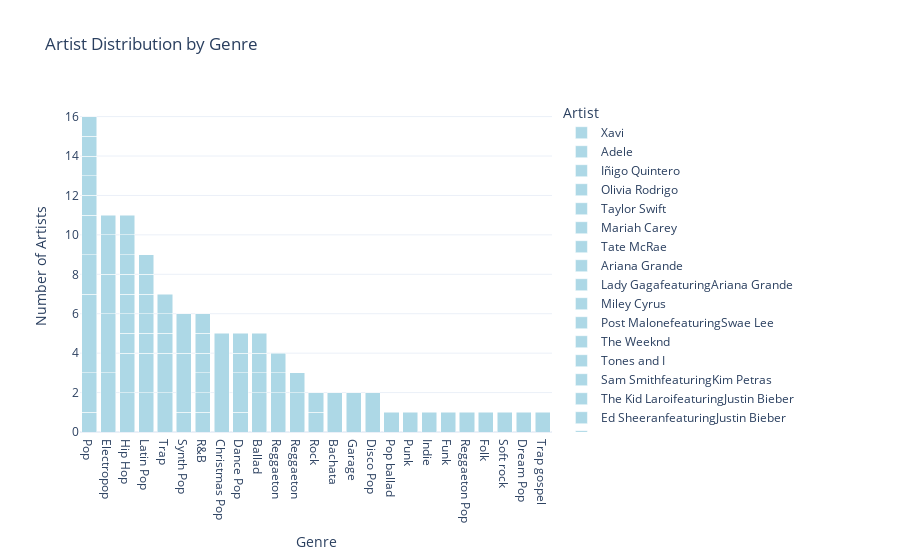

Write notebook code for a chart like this one.
### Code cell
# Calculate counts dynamically for each genre-artist pair
counts = Number_one.groupby(['Genre', 'Artist']).size().reset_index(name='Count')

# Calculate total count of artists for each genre
total_artists = counts.groupby('Genre')['Count'].sum().reset_index(name='Total_Artists')

# Sort the bars within each genre by the count of artists for each artist
counts_sorted = counts.sort_values(by=['Genre', 'Count'], ascending=[True, False])

# Sort the genres by the total count of artists
genre_order = total_artists.sort_values(by='Total_Artists', ascending=False)['Genre']

# Create an interactive bar chart using Plotly with customized colors and layout
fig = px.bar(counts_sorted, x='Genre', y='Count', title='Artist Distribution by Genre',
             color='Artist',  # Color bars by Artist
             color_discrete_sequence=['lightblue'],  # Set colors to green
             template='plotly_white',  # Setting background to white with black axis lines
             barmode='stack',  # Stack bars
             category_orders={"Genre": genre_order},  # Order the Genre categories
             labels={'Count': 'Number of Artists'}  # Update y-axis label
            )
fig.show()

### Figure 1 — Plotly figure (JSON) as saved in the notebook; plotly's stock layout.template omitted (floating-point values rounded to 4 significant figures)
{"data": [{"alignmentgroup": "True", "hovertemplate": "Artist=Xavi<br>Genre=%{x}<br>Number of Artists=%{y}<extra></extra>", "legendgroup": "Xavi", "marker": {"color": "lightblue", "pattern": {"shape": ""}}, "name": "Xavi", "offsetgroup": "Xavi", "orientation": "v", "showlegend": true, "textposition": "auto", "type": "bar", "x": ["Bachata"], "xaxis": "x", "y": [2], "yaxis": "y"}, {"alignmentgroup": "True", "hovertemplate": "Artist=Adele<br>Genre=%{x}<br>Number of Artists=%{y}<extra></extra>", "legendgroup": "Adele", "marker": {"color": "lightblue", "pattern": {"shape": ""}}, "name": "Adele", "offsetgroup": "Adele", "orientation": "v", "showlegend": true, "textposition": "auto", "type": "bar", "x": ["Ballad"], "xaxis": "x", "y": [2], "yaxis": "y"}, {"alignmentgroup": "True", "hovertemplate": "Artist=Iñigo Quintero<br>Genre=%{x}<br>Number of Artists=%{y}<extra></extra>", "legendgroup": "Iñigo Quintero", "marker": {"color": "lightblue", "pattern": {"shape": ""}}, "name": "Iñigo Quintero", "offsetgroup": "Iñigo Quintero", "orientation": "v", "showlegend": true, "textposition": "auto", "type": "bar", "x": ["Ballad"], "xaxis": "x", "y": [1], "yaxis": "y"}, {"alignmentgroup": "True", "hovertemplate": "Artist=Olivia Rodrigo<br>Genre=%{x}<br>Number of Artists=%{y}<extra></extra>", "legendgroup": "Olivia Rodrigo", "marker": {"color": "lightblue", "pattern": {"shape": ""}}, "name": "Olivia Rodrigo", "offsetgroup": "Olivia Rodrigo", "orientation": "v", "showlegend": true, "textposition": "auto", "type": "bar", "x": ["Ballad", "Pop", "Punk"], "xaxis": "x", "y": [1, 1, 1], "yaxis": "y"}, {"alignmentgroup": "True", "hovertemplate": "Artist=Taylor Swift<br>Genre=%{x}<br>Number of Artists=%{y}<extra></extra>", "legendgroup": "Taylor Swift", "marker": {"color": "lightblue", "pattern": {"shape": ""}}, "name": "Taylor Swift", "offsetgroup": "Taylor Swift", "orientation": "v", "showlegend": true, "textposition": "auto", "type": "bar", "x": ["Ballad", "Dance Pop", "Folk", "Pop"], "xaxis": "x", "y": [1, 1, 1, 2], "yaxis": "y"}, {"alignmentgroup": "True", "hovertemplate": "Artist=Mariah Carey<br>Genre=%{x}<br>Number of Artists=%{y}<extra></extra>", "legendgroup": "Mariah Carey", "marker": {"color": "lightblue", "pattern": {"shape": ""}}, "name": "Mariah Carey", "offsetgroup": "Mariah Carey", "orientation": "v", "showlegend": true, "textposition": "auto", "type": "bar", "x": ["Christmas Pop"], "xaxis": "x", "y": [5], "yaxis": "y"}, {"alignmentgroup": "True", "hovertemplate": "Artist=Tate McRae<br>Genre=%{x}<br>Number of Artists=%{y}<extra></extra>", "legendgroup": "Tate McRae", "marker": {"color": "lightblue", "pattern": {"shape": ""}}, "name": "Tate McRae", "offsetgroup": "Tate McRae", "orientation": "v", "showlegend": true, "textposition": "auto", "type": "bar", "x": ["Dance Pop"], "xaxis": "x", "y": [2], "yaxis": "y"}, {"alignmentgroup": "True", "hovertemplate": "Artist=Ariana Grande<br>Genre=%{x}<br>Number of Artists=%{y}<extra></extra>", "legendgroup": "Ariana Grande", "marker": {"color": "lightblue", "pattern": {"shape": ""}}, "name": "Ariana Grande", "offsetgroup": "Ariana Grande", "orientation": "v", "showlegend": true, "textposition": "auto", "type": "bar", "x": ["Dance Pop", "Pop", "Synth Pop"], "xaxis": "x", "y": [1, 4, 1], "yaxis": "y"}, {"alignmentgroup": "True", "hovertemplate": "Artist=Lady GagafeaturingAriana Grande<br>Genre=%{x}<br>Number of Artists=%{y}<extra></extra>", "legendgroup": "Lady GagafeaturingAriana Grande", "marker": {"color": "lightblue", "pattern": {"shape": ""}}, "name": "Lady GagafeaturingAriana Grande", "offsetgroup": "Lady GagafeaturingAriana Grande", "orientation": "v", "showlegend": true, "textposition": "auto", "type": "bar", "x": ["Dance Pop"], "xaxis": "x", "y": [1], "yaxis": "y"}, {"alignmentgroup": "True", "hovertemplate": "Artist=Miley Cyrus<br>Genre=%{x}<br>Number of Artists=%{y}<extra></extra>", "legendgroup": "Miley Cyrus", "marker": {"color": "lightblue", "pattern": {"shape": ""}}, "name": "Miley Cyrus", "offsetgroup": "Miley Cyrus", "orientation": "v", "showlegend": true, "textposition": "auto", "type": "bar", "x": ["Disco Pop"], "xaxis": "x", "y": [2], "yaxis": "y"}, {"alignmentgroup": "True", "hovertemplate": "Artist=Post MalonefeaturingSwae Lee<br>Genre=%{x}<br>Number of Artists=%{y}<extra></extra>", "legendgroup": "Post MalonefeaturingSwae Lee", "marker": {"color": "lightblue", "pattern": {"shape": ""}}, "name": "Post MalonefeaturingSwae Lee", "offsetgroup": "Post MalonefeaturingSwae Lee", "orientation": "v", "showlegend": true, "textposition": "auto", "type": "bar", "x": ["Dream Pop"], "xaxis": "x", "y": [1], "yaxis": "y"}, {"alignmentgroup": "True", "hovertemplate": "Artist=The Weeknd<br>Genre=%{x}<br>Number of Artists=%{y}<extra></extra>", "legendgroup": "The Weeknd", "marker": {"color": "lightblue", "pattern": {"shape": ""}}, "name": "The Weeknd", "offsetgroup": "The Weeknd", "orientation": "v", "showlegend": true, "textposition": "auto", "type": "bar", "x": ["Electropop", "R&B"], "xaxis": "x", "y": [3, 1], "yaxis": "y"}, {"alignmentgroup": "True", "hovertemplate": "Artist=Tones and I<br>Genre=%{x}<br>Number of Artists=%{y}<extra></extra>", "legendgroup": "Tones and I", "marker": {"color": "lightblue", "pattern": {"shape": ""}}, "name": "Tones and I", "offsetgroup": "Tones and I", "orientation": "v", "showlegend": true, "textposition": "auto", "type": "bar", "x": ["Electropop"], "xaxis": "x", "y": [3], "yaxis": "y"}, {"alignmentgroup": "True", "hovertemplate": "Artist=Sam SmithfeaturingKim Petras<br>Genre=%{x}<br>Number of Artists=%{y}<extra></extra>", "legendgroup": "Sam SmithfeaturingKim Petras", "marker": {"color": "lightblue", "pattern": {"shape": ""}}, "name": "Sam SmithfeaturingKim Petras", "offsetgroup": "Sam SmithfeaturingKim Petras", "orientation": "v", "showlegend": true, "textposition": "auto", "type": "bar", "x": ["Electropop"], "xaxis": "x", "y": [2], "yaxis": "y"}, {"alignmentgroup": "True", "hovertemplate": "Artist=The Kid LaroifeaturingJustin Bieber<br>Genre=%{x}<br>Number of Artists=%{y}<extra></extra>", "legendgroup": "The Kid LaroifeaturingJustin Bieber", "marker": {"color": "lightblue", "pattern": {"shape": ""}}, "name": "The Kid LaroifeaturingJustin Bieber", "offsetgroup": "The Kid LaroifeaturingJustin Bieber", "orientation": "v", "showlegend": true, "textposition": "auto", "type": "bar", "x": ["Electropop"], "xaxis": "x", "y": [2], "yaxis": "y"}, {"alignmentgroup": "True", "hovertemplate": "Artist=Ed SheeranfeaturingJustin Bieber<br>Genre=%{x}<br>Number of Artists=%{y}<extra></extra>", "legendgroup": "Ed SheeranfeaturingJustin Bieber", "marker": {"color": "lightblue", "pattern": {"shape": ""}}, "name": "Ed SheeranfeaturingJustin Bieber", "offsetgroup": "Ed SheeranfeaturingJustin Bieber", "orientation": "v", "showlegend": true, "textposition": "auto", "type": "bar", "x": ["Electropop"], "xaxis": "x", "y": [1], "yaxis": "y"}, {"alignmentgroup": "True", "hovertemplate": "Artist=Jungkook<br>Genre=%{x}<br>Number of Artists=%{y}<extra></extra>", "legendgroup": "Jungkook", "marker": {"color": "lightblue", "pattern": {"shape": ""}}, "name": "Jungkook", "offsetgroup": "Jungkook", "orientation": "v", "showlegend": true, "textposition": "auto", "type": "bar", "x": ["Funk"], "xaxis": "x", "y": [1], "yaxis": "y"}, {"alignmentgroup": "True", "hovertemplate": "Artist=JungkookfeaturingLatto<br>Genre=%{x}<br>Number of Artists=%{y}<extra></extra>", "legendgroup": "JungkookfeaturingLatto", "marker": {"color": "lightblue", "pattern": {"shape": ""}}, "name": "JungkookfeaturingLatto", "offsetgroup": "JungkookfeaturingLatto", "orientation": "v", "showlegend": true, "textposition": "auto", "type": "bar", "x": ["Garage"], "xaxis": "x", "y": [2], "yaxis": "y"}, {"alignmentgroup": "True", "hovertemplate": "Artist=Drake<br>Genre=%{x}<br>Number of Artists=%{y}<extra></extra>", "legendgroup": "Drake", "marker": {"color": "lightblue", "pattern": {"shape": ""}}, "name": "Drake", "offsetgroup": "Drake", "orientation": "v", "showlegend": true, "textposition": "auto", "type": "bar", "x": ["Hip Hop", "R&B", "Trap"], "xaxis": "x", "y": [2, 1, 2], "yaxis": "y"}, {"alignmentgroup": "True", "hovertemplate": "Artist=Post Malone<br>Genre=%{x}<br>Number of Artists=%{y}<extra></extra>", "legendgroup": "Post Malone", "marker": {"color": "lightblue", "pattern": {"shape": ""}}, "name": "Post Malone", "offsetgroup": "Post Malone", "orientation": "v", "showlegend": true, "textposition": "auto", "type": "bar", "x": ["Hip Hop", "Soft rock"], "xaxis": "x", "y": [2, 1], "yaxis": "y"}, {"alignmentgroup": "True", "hovertemplate": "Artist=Blackpink<br>Genre=%{x}<br>Number of Artists=%{y}<extra></extra>", "legendgroup": "Blackpink", "marker": {"color": "lightblue", "pattern": {"shape": ""}}, "name": "Blackpink", "offsetgroup": "Blackpink", "orientation": "v", "showlegend": true, "textposition": "auto", "type": "bar", "x": ["Hip Hop"], "xaxis": "x", "y": [1], "yaxis": "y"}, {"alignmentgroup": "True", "hovertemplate": "Artist=Cardi BfeaturingMegan Thee Stallion<br>Genre=%{x}<br>Number of Artists=%{y}<extra></extra>", "legendgroup": "Cardi BfeaturingMegan Thee Stallion", "marker": {"color": "lightblue", "pattern": {"shape": ""}}, "name": "Cardi BfeaturingMegan Thee Stallion", "offsetgroup": "Cardi BfeaturingMegan Thee Stallion", "orientation": "v", "showlegend": true, "textposition": "auto", "type": "bar", "x": ["Hip Hop"], "xaxis": "x", "y": [1], "yaxis": "y"}, {"alignmentgroup": "True", "hovertemplate": "Artist=Doja Cat<br>Genre=%{x}<br>Number of Artists=%{y}<extra></extra>", "legendgroup": "Doja Cat", "marker": {"color": "lightblue", "pattern": {"shape": ""}}, "name": "Doja Cat", "offsetgroup": "Doja Cat", "orientation": "v", "showlegend": true, "textposition": "auto", "type": "bar", "x": ["Hip Hop"], "xaxis": "x", "y": [1], "yaxis": "y"}, {"alignmentgroup": "True", "hovertemplate": "Artist=EminemfeaturingJoyner Lucas<br>Genre=%{x}<br>Number of Artists=%{y}<extra></extra>", "legendgroup": "EminemfeaturingJoyner Lucas", "marker": {"color": "lightblue", "pattern": {"shape": ""}}, "name": "EminemfeaturingJoyner Lucas", "offsetgroup": "EminemfeaturingJoyner Lucas", "orientation": "v", "showlegend": true, "textposition": "auto", "type": "bar", "x": ["Hip Hop"], "xaxis": "x", "y": [1], "yaxis": "y"}, {"alignmentgroup": "True", "hovertemplate": "Artist=Kendrick Lamar<br>Genre=%{x}<br>Number of Artists=%{y}<extra></extra>", "legendgroup": "Kendrick Lamar", "marker": {"color": "lightblue", "pattern": {"shape": ""}}, "name": "Kendrick Lamar", "offsetgroup": "Kendrick Lamar", "orientation": "v", "showlegend": true, "textposition": "auto", "type": "bar", "x": ["Hip Hop"], "xaxis": "x", "y": [1], "yaxis": "y"}, {"alignmentgroup": "True", "hovertemplate": "Artist=Myke Towers<br>Genre=%{x}<br>Number of Artists=%{y}<extra></extra>", "legendgroup": "Myke Towers", "marker": {"color": "lightblue", "pattern": {"shape": ""}}, "name": "Myke Towers", "offsetgroup": "Myke Towers", "orientation": "v", "showlegend": true, "textposition": "auto", "type": "bar", "x": ["Hip Hop"], "xaxis": "x", "y": [1], "yaxis": "y"}, {"alignmentgroup": "True", "hovertemplate": "Artist=The Scotts<br>Genre=%{x}<br>Number of Artists=%{y}<extra></extra>", "legendgroup": "The Scotts", "marker": {"color": "lightblue", "pattern": {"shape": ""}}, "name": "The Scotts", "offsetgroup": "The Scotts", "orientation": "v", "showlegend": true, "textposition": "auto", "type": "bar", "x": ["Hip Hop"], "xaxis": "x", "y": [1], "yaxis": "y"}, {"alignmentgroup": "True", "hovertemplate": "Artist=Glass Animals<br>Genre=%{x}<br>Number of Artists=%{y}<extra></extra>", "legendgroup": "Glass Animals", "marker": {"color": "lightblue", "pattern": {"shape": ""}}, "name": "Glass Animals", "offsetgroup": "Glass Animals", "orientation": "v", "showlegend": true, "textposition": "auto", "type": "bar", "x": ["Indie"], "xaxis": "x", "y": [1], "yaxis": "y"}, {"alignmentgroup": "True", "hovertemplate": "Artist=Eslabon ArmadofeaturingPeso Pluma<br>Genre=%{x}<br>Number of Artists=%{y}<extra></extra>", "legendgroup": "Eslabon ArmadofeaturingPeso Pluma", "marker": {"color": "lightblue", "pattern": {"shape": ""}}, "name": "Eslabon ArmadofeaturingPeso Pluma", "offsetgroup": "Eslabon ArmadofeaturingPeso Pluma", "orientation": "v", "showlegend": true, "textposition": "auto", "type": "bar", "x": ["Latin Pop"], "xaxis": "x", "y": [2], "yaxis": "y"}, {"alignmentgroup": "True", "hovertemplate": "Artist=Shawn MendesfeaturingCamila Cabello<br>Genre=%{x}<br>Number of Artists=%{y}<extra></extra>", "legendgroup": "Shawn MendesfeaturingCamila Cabello", "marker": {"color": "lightblue", "pattern": {"shape": ""}}, "name": "Shawn MendesfeaturingCamila Cabello", "offsetgroup": "Shawn MendesfeaturingCamila Cabello", "orientation": "v", "showlegend": true, "textposition": "auto", "type": "bar", "x": ["Latin Pop"], "xaxis": "x", "y": [2], "yaxis": "y"}, {"alignmentgroup": "True", "hovertemplate": "Artist=Bad Bunny<br>Genre=%{x}<br>Number of Artists=%{y}<extra></extra>", "legendgroup": "Bad Bunny", "marker": {"color": "lightblue", "pattern": {"shape": ""}}, "name": "Bad Bunny", "offsetgroup": "Bad Bunny", "orientation": "v", "showlegend": true, "textposition": "auto", "type": "bar", "x": ["Latin Pop"], "xaxis": "x", "y": [1], "yaxis": "y"}, {"alignmentgroup": "True", "hovertemplate": "Artist=Camila CabellofeaturingYoung Thug<br>Genre=%{x}<br>Number of Artists=%{y}<extra></extra>", "legendgroup": "Camila CabellofeaturingYoung Thug", "marker": {"color": "lightblue", "pattern": {"shape": ""}}, "name": "Camila CabellofeaturingYoung Thug", "offsetgroup": "Camila CabellofeaturingYoung Thug", "orientation": "v", "showlegend": true, "textposition": "auto", "type": "bar", "x": ["Latin Pop"], "xaxis": "x", "y": [1], "yaxis": "y"}, {"alignmentgroup": "True", "hovertemplate": "Artist=Grupo FronterafeaturingBad Bunny<br>Genre=%{x}<br>Number of Artists=%{y}<extra></extra>", "legendgroup": "Grupo FronterafeaturingBad Bunny", "marker": {"color": "lightblue", "pattern": {"shape": ""}}, "name": "Grupo FronterafeaturingBad Bunny", "offsetgroup": "Grupo FronterafeaturingBad Bunny", "orientation": "v", "showlegend": true, "textposition": "auto", "type": "bar", "x": ["Latin Pop"], "xaxis": "x", "y": [1], "yaxis": "y"}, {"alignmentgroup": "True", "hovertemplate": "Artist=J BalvinfeaturingWilly William<br>Genre=%{x}<br>Number of Artists=%{y}<extra></extra>", "legendgroup": "J BalvinfeaturingWilly William", "marker": {"color": "lightblue", "pattern": {"shape": ""}}, "name": "J BalvinfeaturingWilly William", "offsetgroup": "J BalvinfeaturingWilly William", "orientation": "v", "showlegend": true, "textposition": "auto", "type": "bar", "x": ["Latin Pop"], "xaxis": "x", "y": [1], "yaxis": "y"}, {"alignmentgroup": "True", "hovertemplate": "Artist=Karol GfeaturingShakira<br>Genre=%{x}<br>Number of Artists=%{y}<extra></extra>", "legendgroup": "Karol GfeaturingShakira", "marker": {"color": "lightblue", "pattern": {"shape": ""}}, "name": "Karol GfeaturingShakira", "offsetgroup": "Karol GfeaturingShakira", "orientation": "v", "showlegend": true, "textposition": "auto", "type": "bar", "x": ["Latin Pop"], "xaxis": "x", "y": [1], "yaxis": "y"}, {"alignmentgroup": "True", "hovertemplate": "Artist=Benson Boone<br>Genre=%{x}<br>Number of Artists=%{y}<extra></extra>", "legendgroup": "Benson Boone", "marker": {"color": "lightblue", "pattern": {"shape": ""}}, "name": "Benson Boone", "offsetgroup": "Benson Boone", "orientation": "v", "showlegend": true, "textposition": "auto", "type": "bar", "x": ["Pop"], "xaxis": "x", "y": [2], "yaxis": "y"}, {"alignmentgroup": "True", "hovertemplate": "Artist=Gayle<br>Genre=%{x}<br>Number of Artists=%{y}<extra></extra>", "legendgroup": "Gayle", "marker": {"color": "lightblue", "pattern": {"shape": ""}}, "name": "Gayle", "offsetgroup": "Gayle", "orientation": "v", "showlegend": true, "textposition": "auto", "type": "bar", "x": ["Pop"], "xaxis": "x", "y": [2], "yaxis": "y"}, {"alignmentgroup": "True", "hovertemplate": "Artist=24kGoldnfeaturingIann Dior<br>Genre=%{x}<br>Number of Artists=%{y}<extra></extra>", "legendgroup": "24kGoldnfeaturingIann Dior", "marker": {"color": "lightblue", "pattern": {"shape": ""}}, "name": "24kGoldnfeaturingIann Dior", "offsetgroup": "24kGoldnfeaturingIann Dior", "orientation": "v", "showlegend": true, "textposition": "auto", "type": "bar", "x": ["Pop"], "xaxis": "x", "y": [1], "yaxis": "y"}, {"alignmentgroup": "True", "hovertemplate": "Artist=Billie Eilish<br>Genre=%{x}<br>Number of Artists=%{y}<extra></extra>", "legendgroup": "Billie Eilish", "marker": {"color": "lightblue", "pattern": {"shape": ""}}, "name": "Billie Eilish", "offsetgroup": "Billie Eilish", "orientation": "v", "showlegend": true, "textposition": "auto", "type": "bar", "x": ["Pop"], "xaxis": "x", "y": [1], "yaxis": "y"}, {"alignmentgroup": "True", "hovertemplate": "Artist=Ed Sheeran<br>Genre=%{x}<br>Number of Artists=%{y}<extra></extra>", "legendgroup": "Ed Sheeran", "marker": {"color": "lightblue", "pattern": {"shape": ""}}, "name": "Ed Sheeran", "offsetgroup": "Ed Sheeran", "orientation": "v", "showlegend": true, "textposition": "auto", "type": "bar", "x": ["Pop"], "xaxis": "x", "y": [1], "yaxis": "y"}, {"alignmentgroup": "True", "hovertemplate": "Artist=Lil Nas X<br>Genre=%{x}<br>Number of Artists=%{y}<extra></extra>", "legendgroup": "Lil Nas X", "marker": {"color": "lightblue", "pattern": {"shape": ""}}, "name": "Lil Nas X", "offsetgroup": "Lil Nas X", "orientation": "v", "showlegend": true, "textposition": "auto", "type": "bar", "x": ["Pop"], "xaxis": "x", "y": [1], "yaxis": "y"}, {"alignmentgroup": "True", "hovertemplate": "Artist=Sam Smith<br>Genre=%{x}<br>Number of Artists=%{y}<extra></extra>", "legendgroup": "Sam Smith", "marker": {"color": "lightblue", "pattern": {"shape": ""}}, "name": "Sam Smith", "offsetgroup": "Sam Smith", "orientation": "v", "showlegend": true, "textposition": "auto", "type": "bar", "x": ["Pop"], "xaxis": "x", "y": [1], "yaxis": "y"}, {"alignmentgroup": "True", "hovertemplate": "Artist=Selena Gomez<br>Genre=%{x}<br>Number of Artists=%{y}<extra></extra>", "legendgroup": "Selena Gomez", "marker": {"color": "lightblue", "pattern": {"shape": ""}}, "name": "Selena Gomez", "offsetgroup": "Selena Gomez", "orientation": "v", "showlegend": true, "textposition": "auto", "type": "bar", "x": ["Pop ballad"], "xaxis": "x", "y": [1], "yaxis": "y"}, {"alignmentgroup": "True", "hovertemplate": "Artist=Joji<br>Genre=%{x}<br>Number of Artists=%{y}<extra></extra>", "legendgroup": "Joji", "marker": {"color": "lightblue", "pattern": {"shape": ""}}, "name": "Joji", "offsetgroup": "Joji", "orientation": "v", "showlegend": true, "textposition": "auto", "type": "bar", "x": ["R&B"], "xaxis": "x", "y": [1], "yaxis": "y"}, {"alignmentgroup": "True", "hovertemplate": "Artist=Justin BieberfeaturingDaniel CaesarandGiveon<br>Genre=%{x}<br>Number of Artists=%{y}<extra></extra>", "legendgroup": "Justin BieberfeaturingDaniel CaesarandGiveon", "marker": {"color": "lightblue", "pattern": {"shape": ""}}, "name": "Justin BieberfeaturingDaniel CaesarandGiveon", "offsetgroup": "Justin BieberfeaturingDaniel CaesarandGiveon", "orientation": "v", "showlegend": true, "textposition": "auto", "type": "bar", "x": ["R&B"], "xaxis": "x", "y": [1], "yaxis": "y"}, {"alignmentgroup": "True", "hovertemplate": "Artist=SZA<br>Genre=%{x}<br>Number of Artists=%{y}<extra></extra>", "legendgroup": "SZA", "marker": {"color": "lightblue", "pattern": {"shape": ""}}, "name": "SZA", "offsetgroup": "SZA", "orientation": "v", "showlegend": true, "textposition": "auto", "type": "bar", "x": ["R&B"], "xaxis": "x", "y": [1], "yaxis": "y"}, {"alignmentgroup": "True", "hovertemplate": "Artist=The WeekndfeaturingDaft Punk<br>Genre=%{x}<br>Number of Artists=%{y}<extra></extra>", "legendgroup": "The WeekndfeaturingDaft Punk", "marker": {"color": "lightblue", "pattern": {"shape": ""}}, "name": "The WeekndfeaturingDaft Punk", "offsetgroup": "The WeekndfeaturingDaft Punk", "orientation": "v", "showlegend": true, "textposition": "auto", "type": "bar", "x": ["R&B"], "xaxis": "x", "y": [1], "yaxis": "y"}, {"alignmentgroup": "True", "hovertemplate": "Artist=Bad BunnyfeaturingJhay Cortez<br>Genre=%{x}<br>Number of Artists=%{y}<extra></extra>", "legendgroup": "Bad BunnyfeaturingJhay Cortez", "marker": {"color": "lightblue", "pattern": {"shape": ""}}, "name": "Bad BunnyfeaturingJhay Cortez", "offsetgroup": "Bad BunnyfeaturingJhay Cortez", "orientation": "v", "showlegend": true, "textposition": "auto", "type": "bar", "x": ["Reggaeton"], "xaxis": "x", "y": [2], "yaxis": "y"}, {"alignmentgroup": "True", "hovertemplate": "Artist=BizarrapfeaturingQuevedo<br>Genre=%{x}<br>Number of Artists=%{y}<extra></extra>", "legendgroup": "BizarrapfeaturingQuevedo", "marker": {"color": "lightblue", "pattern": {"shape": ""}}, "name": "BizarrapfeaturingQuevedo", "offsetgroup": "BizarrapfeaturingQuevedo", "orientation": "v", "showlegend": true, "textposition": "auto", "type": "bar", "x": ["Reggaeton"], "xaxis": "x", "y": [1], "yaxis": "y"}, {"alignmentgroup": "True", "hovertemplate": "Artist=Jawsh 685featuringJason Derulo<br>Genre=%{x}<br>Number of Artists=%{y}<extra></extra>", "legendgroup": "Jawsh 685featuringJason Derulo", "marker": {"color": "lightblue", "pattern": {"shape": ""}}, "name": "Jawsh 685featuringJason Derulo", "offsetgroup": "Jawsh 685featuringJason Derulo", "orientation": "v", "showlegend": true, "textposition": "auto", "type": "bar", "x": ["Reggaeton"], "xaxis": "x", "y": [1], "yaxis": "y"}, {"alignmentgroup": "True", "hovertemplate": "Artist=DJ SnakefeaturingSelena Gomez OzunaandCardi B<br>Genre=%{x}<br>Number of Artists=%{y}<extra></extra>", "legendgroup": "DJ SnakefeaturingSelena Gomez OzunaandCardi B", "marker": {"color": "lightblue", "pattern": {"shape": ""}}, "name": "DJ SnakefeaturingSelena Gomez OzunaandCardi B", "offsetgroup": "DJ SnakefeaturingSelena Gomez OzunaandCardi B", "orientation": "v", "showlegend": true, "textposition": "auto", "type": "bar", "x": ["Reggaeton "], "xaxis": "x", "y": [2], "yaxis": "y"}, {"alignmentgroup": "True", "hovertemplate": "Artist=Bad BunnyfeaturingDrake<br>Genre=%{x}<br>Number of Artists=%{y}<extra></extra>", "legendgroup": "Bad BunnyfeaturingDrake", "marker": {"color": "lightblue", "pattern": {"shape": ""}}, "name": "Bad BunnyfeaturingDrake", "offsetgroup": "Bad BunnyfeaturingDrake", "orientation": "v", "showlegend": true, "textposition": "auto", "type": "bar", "x": ["Reggaeton "], "xaxis": "x", "y": [1], "yaxis": "y"}, {"alignmentgroup": "True", "hovertemplate": "Artist=Luis FonsifeaturingDaddy YankeeandJustin Bieber<br>Genre=%{x}<br>Number of Artists=%{y}<extra></extra>", "legendgroup": "Luis FonsifeaturingDaddy YankeeandJustin Bieber", "marker": {"color": "lightblue", "pattern": {"shape": ""}}, "name": "Luis FonsifeaturingDaddy YankeeandJustin Bieber", "offsetgroup": "Luis FonsifeaturingDaddy YankeeandJustin Bieber", "orientation": "v", "showlegend": true, "textposition": "auto", "type": "bar", "x": ["Reggaeton Pop"], "xaxis": "x", "y": [1], "yaxis": "y"}, {"alignmentgroup": "True", "hovertemplate": "Artist=Måneskin<br>Genre=%{x}<br>Number of Artists=%{y}<extra></extra>", "legendgroup": "Måneskin", "marker": {"color": "lightblue", "pattern": {"shape": ""}}, "name": "Måneskin", "offsetgroup": "Måneskin", "orientation": "v", "showlegend": true, "textposition": "auto", "type": "bar", "x": ["Rock"], "xaxis": "x", "y": [1], "yaxis": "y"}, {"alignmentgroup": "True", "hovertemplate": "Artist=Roddy Ricch<br>Genre=%{x}<br>Number of Artists=%{y}<extra></extra>", "legendgroup": "Roddy Ricch", "marker": {"color": "lightblue", "pattern": {"shape": ""}}, "name": "Roddy Ricch", "offsetgroup": "Roddy Ricch", "orientation": "v", "showlegend": true, "textposition": "auto", "type": "bar", "x": ["Rock"], "xaxis": "x", "y": [1], "yaxis": "y"}, {"alignmentgroup": "True", "hovertemplate": "Artist=Harry Styles<br>Genre=%{x}<br>Number of Artists=%{y}<extra></extra>", "legendgroup": "Harry Styles", "marker": {"color": "lightblue", "pattern": {"shape": ""}}, "name": "Harry Styles", "offsetgroup": "Harry Styles", "orientation": "v", "showlegend": true, "textposition": "auto", "type": "bar", "x": ["Synth Pop"], "xaxis": "x", "y": [3], "yaxis": "y"}, {"alignmentgroup": "True", "hovertemplate": "Artist=Kate Bush<br>Genre=%{x}<br>Number of Artists=%{y}<extra></extra>", "legendgroup": "Kate Bush", "marker": {"color": "lightblue", "pattern": {"shape": ""}}, "name": "Kate Bush", "offsetgroup": "Kate Bush", "orientation": "v", "showlegend": true, "textposition": "auto", "type": "bar", "x": ["Synth Pop"], "xaxis": "x", "y": [2], "yaxis": "y"}, {"alignmentgroup": "True", "hovertemplate": "Artist=DaBabyfeaturingRoddy Ricch<br>Genre=%{x}<br>Number of Artists=%{y}<extra></extra>", "legendgroup": "DaBabyfeaturingRoddy Ricch", "marker": {"color": "lightblue", "pattern": {"shape": ""}}, "name": "DaBabyfeaturingRoddy Ricch", "offsetgroup": "DaBabyfeaturingRoddy Ricch", "orientation": "v", "showlegend": true, "textposition": "auto", "type": "bar", "x": ["Trap"], "xaxis": "x", "y": [2], "yaxis": "y"}, {"alignmentgroup": "True", "hovertemplate": "Artist=Kanye WestfeaturingLil Pump<br>Genre=%{x}<br>Number of Artists=%{y}<extra></extra>", "legendgroup": "Kanye WestfeaturingLil Pump", "marker": {"color": "lightblue", "pattern": {"shape": ""}}, "name": "Kanye WestfeaturingLil Pump", "offsetgroup": "Kanye WestfeaturingLil Pump", "orientation": "v", "showlegend": true, "textposition": "auto", "type": "bar", "x": ["Trap"], "xaxis": "x", "y": [1], "yaxis": "y"}, {"alignmentgroup": "True", "hovertemplate": "Artist=Post Malonefeaturing21 Savage<br>Genre=%{x}<br>Number of Artists=%{y}<extra></extra>", "legendgroup": "Post Malonefeaturing21 Savage", "marker": {"color": "lightblue", "pattern": {"shape": ""}}, "name": "Post Malonefeaturing21 Savage", "offsetgroup": "Post Malonefeaturing21 Savage", "orientation": "v", "showlegend": true, "textposition": "auto", "type": "bar", "x": ["Trap"], "xaxis": "x", "y": [1], "yaxis": "y"}, {"alignmentgroup": "True", "hovertemplate": "Artist=Travis Scott<br>Genre=%{x}<br>Number of Artists=%{y}<extra></extra>", "legendgroup": "Travis Scott", "marker": {"color": "lightblue", "pattern": {"shape": ""}}, "name": "Travis Scott", "offsetgroup": "Travis Scott", "orientation": "v", "showlegend": true, "textposition": "auto", "type": "bar", "x": ["Trap"], "xaxis": "x", "y": [1], "yaxis": "y"}, {"alignmentgroup": "True", "hovertemplate": "Artist=Childish Gambino<br>Genre=%{x}<br>Number of Artists=%{y}<extra></extra>", "legendgroup": "Childish Gambino", "marker": {"color": "lightblue", "pattern": {"shape": ""}}, "name": "Childish Gambino", "offsetgroup": "Childish Gambino", "orientation": "v", "showlegend": true, "textposition": "auto", "type": "bar", "x": ["Trap gospel"], "xaxis": "x", "y": [1], "yaxis": "y"}], "layout": {"barmode": "stack", "legend": {"title": {"text": "Artist"}, "tracegroupgap": 0}, "title": {"text": "Artist Distribution by Genre"}, "xaxis": {"anchor": "y", "categoryarray": ["Pop", "Electropop", "Hip Hop", "Latin Pop", "Trap", "Synth Pop", "R&B", "Christmas Pop", "Dance Pop", "Ballad", "Reggaeton", "Reggaeton ", "Rock", "Bachata", "Garage", "Disco Pop", "Pop ballad", "Punk", "Indie", "Funk", "Reggaeton Pop", "Folk", "Soft rock", "Dream Pop", "Trap gospel"], "categoryorder": "array", "domain": [0, 1], "title": {"text": "Genre"}}, "yaxis": {"anchor": "x", "domain": [0, 1], "title": {"text": "Number of Artists"}}}}
